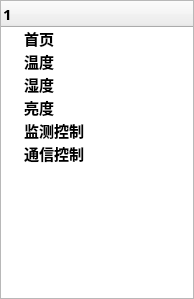
<?xml version="1.0" encoding="UTF-8"?>
<ui version="4.0">
 <class>ControlTreeWidget</class>
 <widget class="QWidget" name="ControlTreeWidget">
  <property name="geometry">
   <rect>
    <x>0</x>
    <y>0</y>
    <width>194</width>
    <height>299</height>
   </rect>
  </property>
  <property name="windowTitle">
   <string>Form</string>
  </property>
  <layout class="QVBoxLayout" name="verticalLayout">
   <property name="spacing">
    <number>0</number>
   </property>
   <property name="leftMargin">
    <number>0</number>
   </property>
   <property name="topMargin">
    <number>0</number>
   </property>
   <property name="rightMargin">
    <number>0</number>
   </property>
   <property name="bottomMargin">
    <number>0</number>
   </property>
   <item>
    <widget class="QTreeWidget" name="treeWidgetMenu">
     <property name="font">
      <font>
       <family>微软雅黑</family>
       <pointsize>11</pointsize>
       <weight>75</weight>
       <bold>true</bold>
      </font>
     </property>
     <column>
      <property name="text">
       <string notr="true">1</string>
      </property>
     </column>
     <item>
      <property name="text">
       <string>首页</string>
      </property>
      <property name="textAlignment">
       <set>AlignLeading|AlignVCenter</set>
      </property>
      <property name="icon">
       <iconset>
        <normalon>:/res/res/image/image.png</normalon>
       </iconset>
      </property>
     </item>
     <item>
      <property name="text">
       <string>温度</string>
      </property>
      <property name="icon">
       <iconset resource="../res.qrc">
        <normaloff>:/res/res/image/image.png</normaloff>:/res/res/image/image.png</iconset>
      </property>
     </item>
     <item>
      <property name="text">
       <string>湿度</string>
      </property>
      <property name="icon">
       <iconset resource="../res.qrc">
        <normaloff>:/res/res/image/image.png</normaloff>:/res/res/image/image.png</iconset>
      </property>
     </item>
     <item>
      <property name="text">
       <string>亮度</string>
      </property>
      <property name="icon">
       <iconset resource="../res.qrc">
        <normaloff>:/res/res/image/image.png</normaloff>:/res/res/image/image.png</iconset>
      </property>
     </item>
     <item>
      <property name="text">
       <string>监测控制</string>
      </property>
      <property name="icon">
       <iconset resource="../res.qrc">
        <normaloff>:/res/res/image/image.png</normaloff>:/res/res/image/image.png</iconset>
      </property>
     </item>
     <item>
      <property name="text">
       <string>通信控制</string>
      </property>
      <property name="icon">
       <iconset resource="../res.qrc">
        <normaloff>:/res/res/image/image.png</normaloff>:/res/res/image/image.png</iconset>
      </property>
     </item>
    </widget>
   </item>
  </layout>
 </widget>
 <resources>
  <include location="../res.qrc"/>
 </resources>
 <connections/>
</ui>
